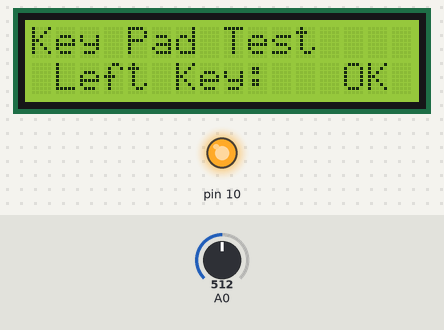
A sketch run on a simulated Arduino Uno, built with avr-gcc and run on an emulated ATmega328P. Shown: 16×2 character LCD, output pins drawn as LEDs (lit = HIGH). The test bench sets the inputs (shaded band); at power-on: A0 = 512.

Above: at 3.2 s.
3.3 s: A0 set to 716
At 4.0 s:
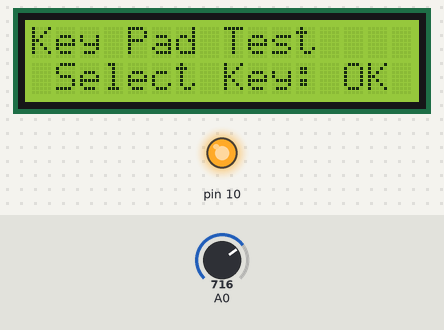
4.8 s: A0 set to 306
At 5.1 s:
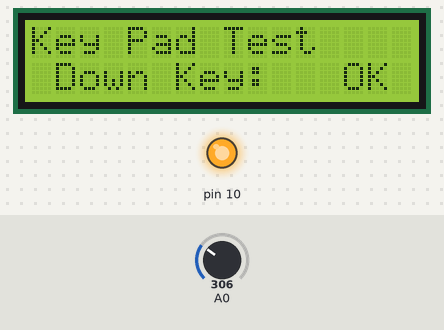
6.3 s: A0 set to 122
At 7.5 s:
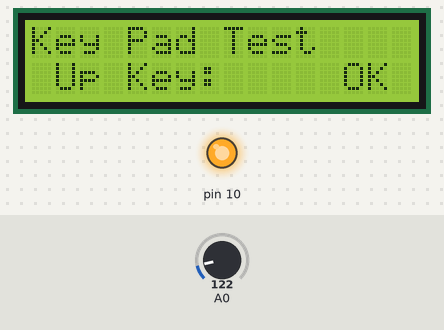
7.8 s: A0 set to 0
At 8.6 s:
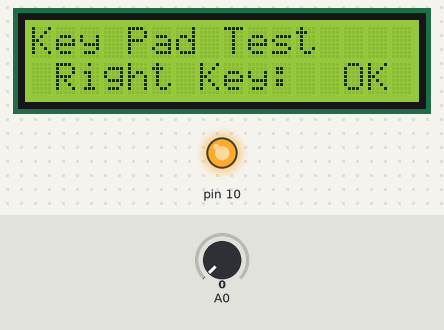
9.3 s: A0 set to 511
At 9.8 s:
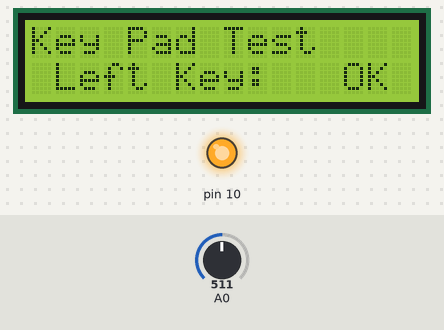
Timing chart, 0 to 11.8 s (numbered marks = the images above; inputs shaded):
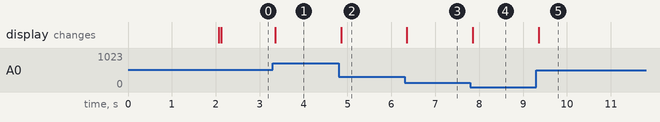

Measured:
- after the input at 3.3 s, the display: changes after 0.05 s (image 1)
- after the input at 4.8 s, the display: changes after 0.05 s (image 2)
- after the input at 6.3 s, the display: changes after 0.05 s (image 3)
- after the input at 7.8 s, the display: changes after 0.05 s (image 4)
- after the input at 9.3 s, the display: changes after 0.05 s (image 5)

The sketch:

Actividad_1.ino
```cpp
/*
 LCD1602 Keypad Shield 1.0 Test Sketch - LiquidCrystal Library

 Este sketch demuestra el uso del LCD1602 Key Shield 1.0.

 Para ello se toman los pulsos de los botones mediante la entrada
 analógica AD0 y, mediante la librería LiquidCrystal de Arduino 1.0,
 se muestra en el display la tecla pulsada.

 La librería LiquidCrystal
 permite controlar cualquier display LCD compatible con el
 controlador Hitachi HD44780.

 La configuración de la Librería se realiza en base al esquemático
 del shield.

 Este ejemplo está basado en un ejemplo provisto con la documentación del
 LCD1602 Keypad Shield, el cuál ha sido adaptado en base a los ejemplos
 de la librería LiquidCrystal de Arduino.

 http://www.arduino.cc/en/Tutorial/LiquidCrystal
 http://arduino.cc/en/Reference/LiquidCrystal

 Adaptación por Sebastián Escarza.
 */


#include "Arduino.h"
// include the library code:
#include <LiquidCrystal.h>

// these constants won't change.  But you can change the size of
// your LCD using them:
const int numRows = 2;
const int numCols = 16;

// initialize the library with the numbers of the interface pins
LiquidCrystal lcd(8, 9, 4, 5, 6, 7);

//Key message
char msgs[5][17] = {" Right Key:  OK ",
                    " Up Key:     OK ",
                    " Down Key:   OK ",
                    " Left Key:   OK ",
                    " Select Key: OK "};
int adc_key_val[5] ={30, 150, 360, 535, 760 };
int NUM_KEYS = 5;
int adc_key_in;
int key=-1;
int oldkey=-1;

void setup() {
  pinMode(10, OUTPUT);
  // set up the LCD's number of columns and rows:
  lcd.begin(numCols,numRows);

  analogWrite(10, 255); //Controla intensidad backlight
  lcd.setCursor(0, 0);
  lcd.print("Key Pad Test");
  lcd.setCursor(0, 1);
  lcd.print("Sist.Emb. 2017");
  delay(2000);
  lcd.setCursor(0, 1);
  lcd.print("Press any key...");

}


// Convert ADC value to key number
int get_key(unsigned int input)
{
    int k;
    for (k = 0; k < NUM_KEYS; k++)
        if (input < adc_key_val[k])
            return k;

    if (k >= NUM_KEYS)
        k = -1;     // No valid key pressed

    return k;
}


void loop()
{
    adc_key_in = analogRead(0);     // read the value from the sensor

    key = get_key(adc_key_in);    // convert into key press

    if (key != oldkey)      // if keypress is detected
    {
        delay(50);              // wait for debounce time
        adc_key_in = analogRead(0);   // read the value from the sensor
        key = get_key(adc_key_in);    // convert into key press
        if (key != oldkey)
        {
            oldkey = key;
            if (key >=0)
            {
                lcd.setCursor(0, 1);      //line=1, x=0
                lcd.print(msgs[key]);
            }
        }
    }
}
```
